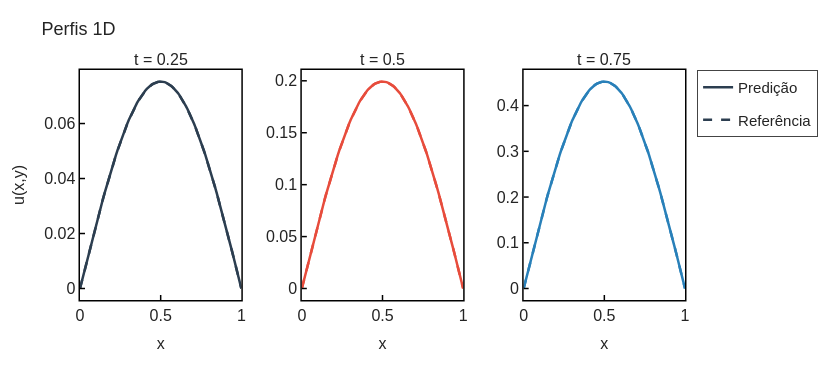

The notebook cell this image was saved under:
### Code cell
plot_profiles(results['U_pred_slices'], results['U_ref_slices'], results['x'], ylabel='u(x,y)')
